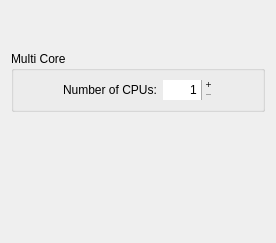
     <widget class="QWidget" name="Audio">
      <attribute name="title">
       <string>Audio</string>
      </attribute>
      <layout class="QVBoxLayout" name="verticalLayout_4">
       <item>
        <spacer name="verticalSpacer_4">
         <property name="orientation">
          <enum>Qt::Vertical</enum>
         </property>
         <property name="sizeHint" stdset="0">
          <size>
           <width>20</width>
           <height>40</height>
          </size>
         </property>
        </spacer>
       </item>
       <item>
        <widget class="QGroupBox" name="groupBox">
         <property name="title">
          <string>Multi Core</string>
         </property>
         <layout class="QVBoxLayout" name="verticalLayout_3">
          <item>
           <layout class="QHBoxLayout" name="horizontalLayout">
            <item>
             <spacer name="horizontalSpacer_2">
              <property name="orientation">
               <enum>Qt::Horizontal</enum>
              </property>
              <property name="sizeHint" stdset="0">
               <size>
                <width>40</width>
                <height>20</height>
               </size>
              </property>
             </spacer>
            </item>
            <item>
             <widget class="QLabel" name="label_3">
              <property name="text">
               <string>Number of CPUs:</string>
              </property>
             </widget>
            </item>
            <item>
             <widget class="QSpinBox" name="numCPUs">
              <property name="sizePolicy">
               <sizepolicy hsizetype="Minimum" vsizetype="Minimum">
                <horstretch>0</horstretch>
                <verstretch>0</verstretch>
               </sizepolicy>
              </property>
              <property name="minimumSize">
               <size>
                <width>50</width>
                <height>0</height>
               </size>
              </property>
              <property name="toolTip">
               <string>Number of CPUs used for audio processing</string>
              </property>
              <property name="wrapping">
               <bool>false</bool>
              </property>
              <property name="frame">
               <bool>false</bool>
              </property>
              <property name="alignment">
               <set>Qt::AlignRight|Qt::AlignTrailing|Qt::AlignVCenter</set>
              </property>
              <property name="buttonSymbols">
               <enum>QAbstractSpinBox::PlusMinus</enum>
              </property>
              <property name="minimum">
               <number>1</number>
              </property>
              <property name="maximum">
               <number>99</number>
              </property>
              <property name="value">
               <number>1</number>
              </property>
             </widget>
            </item>
            <item>
             <spacer name="horizontalSpacer">
              <property name="orientation">
               <enum>Qt::Horizontal</enum>
              </property>
              <property name="sizeHint" stdset="0">
               <size>
                <width>40</width>
                <height>20</height>
               </size>
              </property>
             </spacer>
            </item>
           </layout>
          </item>
         </layout>
        </widget>
       </item>
       <item>
        <spacer name="verticalSpacer_6">
         <property name="orientation">
          <enum>Qt::Vertical</enum>
         </property>
         <property name="sizeHint" stdset="0">
          <size>
           <width>20</width>
           <height>40</height>
          </size>
         </property>
        </spacer>
       </item>
       <item>
        <spacer name="verticalSpacer_5">
         <property name="orientation">
          <enum>Qt::Vertical</enum>
         </property>
         <property name="sizeHint" stdset="0">
          <size>
           <width>20</width>
           <height>40</height>
          </size>
         </property>
        </spacer>
       </item>
       <item>
        <spacer name="verticalSpacer_3">
         <property name="orientation">
          <enum>Qt::Vertical</enum>
         </property>
         <property name="sizeHint" stdset="0">
          <size>
           <width>20</width>
           <height>40</height>
          </size>
         </property>
        </spacer>
       </item>
      </layout>
     </widget>
